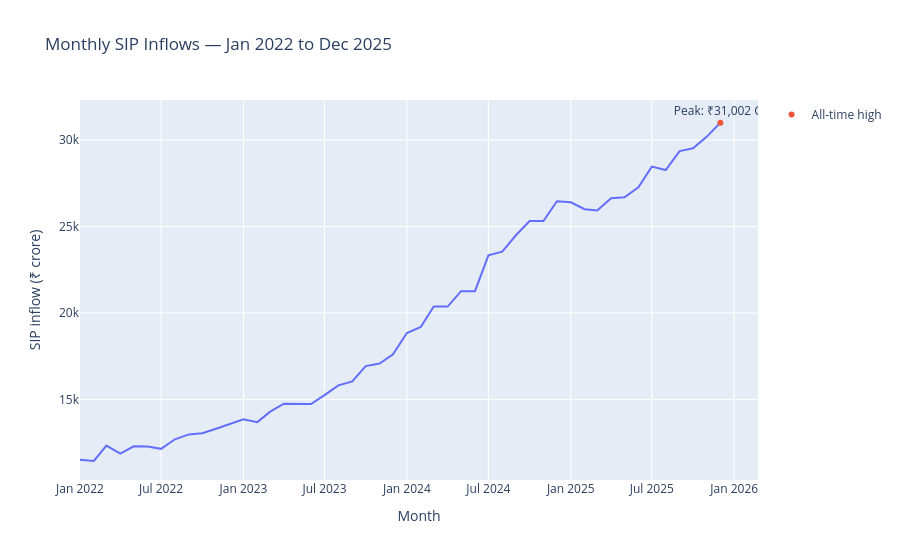

Source (notebook cell):
### Code cell
sip["month"] = pd.to_datetime(sip["month"])
sip_value = "sip_inflow_crore"
if sip_value not in sip.columns:
    sip_value = [c for c in sip.columns if "sip" in c.lower() and "inflow" in c.lower()][0]
peak = sip.loc[sip[sip_value].idxmax()]
fig = px.line(sip, x="month", y=sip_value,
              title="Monthly SIP Inflows — Jan 2022 to Dec 2025",
              labels={sip_value:"SIP inflow (₹ crore)", "month":"Month"})
fig.add_scatter(x=[peak["month"]], y=[peak[sip_value]], mode="markers+text",
                text=[f"Peak: ₹{peak[sip_value]:,.0f} Cr"], textposition="top center",
                name="All-time high")
fig.show()
